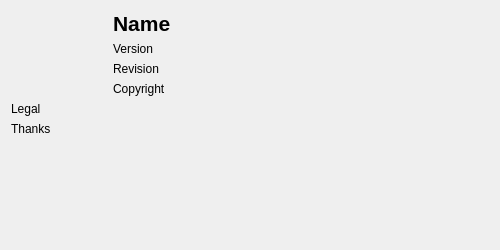
<?xml version="1.0" encoding="UTF-8"?>
<ui version="4.0">
 <class>AboutDialog</class>
 <widget class="QDialog" name="AboutDialog">
  <property name="geometry">
   <rect>
    <x>0</x>
    <y>0</y>
    <width>500</width>
    <height>250</height>
   </rect>
  </property>
  <property name="windowTitle">
   <string>About...</string>
  </property>
  <layout class="QVBoxLayout" name="verticalLayout_2">
   <item>
    <layout class="QHBoxLayout" name="horizontalLayout">
     <item>
      <widget class="QLabel" name="logo">
       <property name="maximumSize">
        <size>
         <width>96</width>
         <height>96</height>
        </size>
       </property>
       <property name="text">
        <string/>
       </property>
       <property name="pixmap">
        <pixmap resource="../../../res/WorldEditor.qrc">:/Images/icons/thunder.svg</pixmap>
       </property>
       <property name="scaledContents">
        <bool>true</bool>
       </property>
      </widget>
     </item>
     <item>
      <layout class="QVBoxLayout" name="verticalLayout_4">
       <item>
        <widget class="QLabel" name="name">
         <property name="font">
          <font>
           <pointsize>16</pointsize>
           <weight>75</weight>
           <bold>true</bold>
          </font>
         </property>
         <property name="text">
          <string>Name</string>
         </property>
        </widget>
       </item>
       <item>
        <widget class="QLabel" name="version">
         <property name="text">
          <string>Version</string>
         </property>
        </widget>
       </item>
       <item>
        <widget class="QLabel" name="revision">
         <property name="text">
          <string>Revision</string>
         </property>
        </widget>
       </item>
       <item>
        <widget class="QLabel" name="copyright">
         <property name="text">
          <string>Copyright</string>
         </property>
        </widget>
       </item>
      </layout>
     </item>
    </layout>
   </item>
   <item>
    <widget class="QLabel" name="legal">
     <property name="text">
      <string>Legal</string>
     </property>
     <property name="wordWrap">
      <bool>true</bool>
     </property>
    </widget>
   </item>
   <item>
    <widget class="QLabel" name="thanks">
     <property name="text">
      <string>Thanks</string>
     </property>
     <property name="textFormat">
      <enum>Qt::AutoText</enum>
     </property>
    </widget>
   </item>
   <item>
    <spacer name="verticalSpacer">
     <property name="orientation">
      <enum>Qt::Vertical</enum>
     </property>
     <property name="sizeHint" stdset="0">
      <size>
       <width>20</width>
       <height>40</height>
      </size>
     </property>
    </spacer>
   </item>
  </layout>
 </widget>
 <resources>
  <include location="../../../res/WorldEditor.qrc"/>
 </resources>
 <connections/>
</ui>
